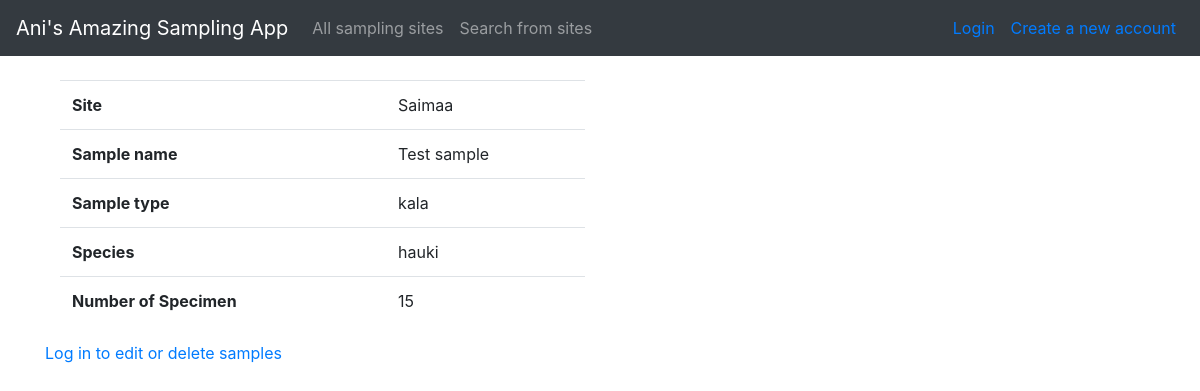
The page /sites/samples/1 on the database its author committed.
### application/sites/models.py (models this page shows, shortened)
class Site(Base):
    __tablename__="site"
    name = db.Column(db.String(144), nullable=False, index=True)
    samples = db.relationship("Sample", backref="site", lazy=True, cascade="all, delete-orphan", single_parent=True)

### application/samples/models.py (models this page shows, shortened)
class Sample(Base):
    __tablename__="sample"
    samplename = db.Column(db.String(144), nullable=False)
    sampletype = db.Column(db.String(144), nullable=False, index=True)
    species = db.Column(db.String(144), nullable=False, index=True)
    amount = db.Column(db.String(144), nullable=False)
    site_id = db.Column(db.Integer, db.ForeignKey('site.id'),
                           nullable=False)

### application/samples/views.py (the view)
@app.route("/sites/samples/<sample_id>")
def samples_show_one_sample(sample_id):
    sample = Sample.query.get(sample_id)
    site = Site.query.get(sample.site_id)
    return render_template("samples/single.html", form = ShowSampleForm, sample=sample, site = site)

### application/templates/samples/single.html
{% extends "layout.html" %}
{% block body %}
<div class="col-6">
    <table class="table">
        <tbody>
            <tr>
                <th>Site</th>
                <td> {{site.name}} </td>
            </tr>
            <tr>
                <th>Sample name</th>
                <td> {{ sample.samplename }} </td>
            </tr>
            <tr>
                <th> Sample type</th>
                <td> {{ sample.sampletype }} </td>
            </tr>
            <tr>
                <th> Species </th>
                <td> {{ sample.species }} </td>
            </tr>
            <tr>
                <th> Number of Specimen </th>
                <td> {{ sample.amount }} </td>
            </tr>
        </tbody>
    </table>
</div>
{% if current_user.is_authenticated %}
<div class="form-row align-items-center">
    <div class="col-auto mb-3">
        <form method="POST" action="{{ url_for('samples_update', sample_id=sample.id) }}">
            <input type="submit" value="Edit this sample" class="btn btn-outline-primary" />
        </form>
    </div>
    <div class="col-auto mb-3">
        <form method="POST" action="{{ url_for('samples_remove', sample_id=sample.id) }}">
            <input type="submit" value="Delete this sample" class="btn btn-outline-danger" />
        </form>
    </div>
</div>
{% else %}
<p>
    <a href="{{ url_for('auth_login') }}">Log in to edit or delete samples</a>
</p>
{% endif %}
{% endblock %}

### rows shown on the page
Site: name "Saimaa"
Sample: samplename "Test sample", sampletype "kala", species "hauki", amount "15"
